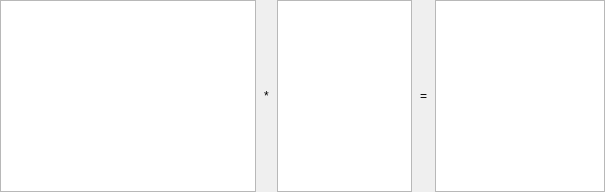
<?xml version="1.0" encoding="UTF-8"?>
<ui version="4.0">
 <class>LinearSystemView</class>
 <widget class="QWidget" name="LinearSystemView">
  <layout class="QHBoxLayout" name="systemLayout">
   <property name="spacing"><number>8</number></property>
   <property name="leftMargin"><number>0</number></property><property name="topMargin"><number>0</number></property><property name="rightMargin"><number>0</number></property><property name="bottomMargin"><number>0</number></property>
   <item><widget class="QTableView" name="matrixView"/></item>
   <item><widget class="QLabel" name="multiplyLabel"><property name="text"><string>*</string></property><property name="role" stdset="0"><string>formula</string></property></widget></item>
   <item><widget class="QTableView" name="deltaView"><property name="minimumSize"><size><width>105</width><height>0</height></size></property><property name="maximumSize"><size><width>135</width><height>16777215</height></size></property></widget></item>
   <item><widget class="QLabel" name="equalsLabel"><property name="text"><string>=</string></property><property name="role" stdset="0"><string>formula</string></property></widget></item>
   <item><widget class="QTableView" name="rhsView"><property name="minimumSize"><size><width>110</width><height>0</height></size></property><property name="maximumSize"><size><width>170</width><height>16777215</height></size></property></widget></item>
  </layout>
 </widget>
 <resources/>
 <connections/>
</ui>
